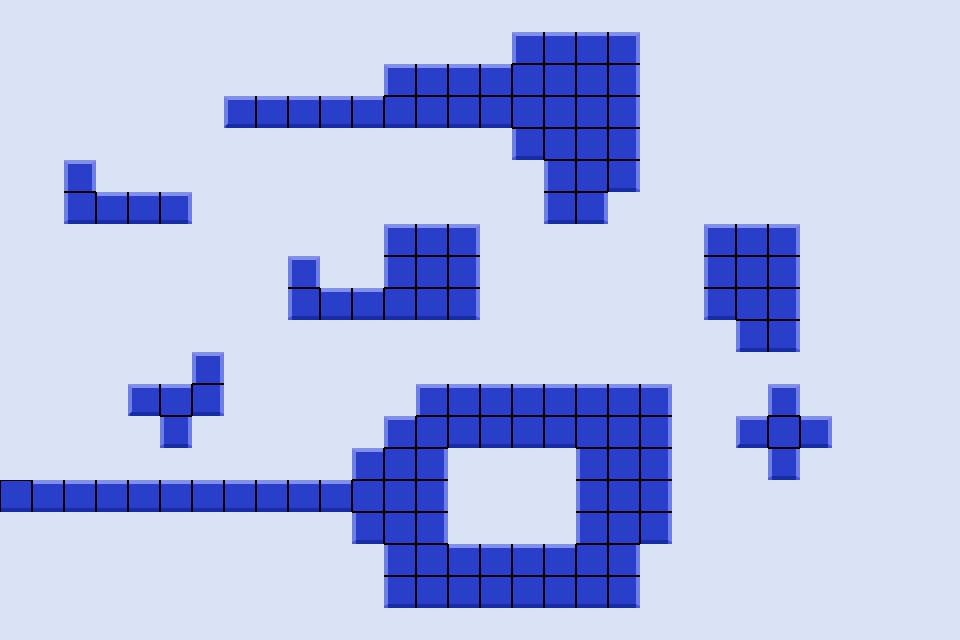

This game map was drawn from its Tiled (.tmx) file and the tilesets committed beside it. A one-line description and the full map source follow:
An orthogonal 30x20 tile map with 32x32 px tiles, 2 tile layers (prototype, terrain).

<map version="1.10" tiledversion="1.11.1" orientation="orthogonal" renderorder="right-down" width="30" height="20" tilewidth="32" tileheight="32" infinite="0" nextlayerid="13" nextobjectid="1">
 <tileset firstgid="1" source="blender.tsx" />
 <layer id="1" name="prototype" width="30" height="20">
  <data encoding="csv">
41,41,41,41,41,41,41,41,41,41,41,41,41,41,41,41,41,41,41,41,41,41,41,41,41,41,41,41,41,41,
41,41,41,41,41,41,41,41,41,41,41,41,41,41,41,41,37,37,37,37,41,41,41,41,41,41,41,41,41,41,
41,41,41,41,41,41,41,41,41,41,41,41,37,37,37,37,37,37,37,37,41,41,41,41,41,41,41,41,41,41,
41,41,41,41,41,41,41,37,37,37,37,37,37,37,37,37,37,37,37,37,41,41,41,41,41,41,41,41,41,41,
41,41,41,41,41,41,41,41,41,41,41,41,41,41,41,41,37,37,37,37,41,41,41,41,41,41,41,41,41,41,
41,41,37,41,41,41,41,41,41,41,41,41,41,41,41,41,41,37,37,37,41,41,41,41,41,41,41,41,41,41,
41,41,37,37,37,37,41,41,41,41,41,41,41,41,41,41,41,37,37,41,41,41,41,41,41,41,41,41,41,41,
41,41,41,41,41,41,41,41,41,41,41,41,37,37,37,41,41,41,41,41,41,41,37,37,37,41,41,41,41,41,
41,41,41,41,41,41,41,41,41,37,41,41,37,37,37,41,41,41,41,41,41,41,37,37,37,41,41,41,41,41,
41,41,41,41,41,41,41,41,41,37,37,37,37,37,37,41,41,41,41,41,41,41,37,37,37,41,41,41,41,41,
41,41,41,41,41,41,41,41,41,41,41,41,41,41,41,41,41,41,41,41,41,41,41,37,37,41,41,41,41,41,
41,41,41,41,41,41,37,41,41,41,41,41,41,41,41,41,41,41,41,41,41,41,41,41,41,41,41,41,41,41,
41,41,41,41,37,37,37,41,41,41,41,41,41,37,37,37,37,37,37,37,37,41,41,41,37,41,41,41,41,41,
41,41,41,41,41,37,41,41,41,41,41,41,37,37,37,37,37,37,37,37,37,41,41,37,37,37,41,41,41,41,
41,41,41,41,41,41,41,41,41,41,41,37,37,37,41,41,41,41,37,37,37,41,41,41,37,41,41,41,41,41,
37,37,37,37,37,37,37,37,37,37,37,37,37,37,41,41,41,41,37,37,37,41,41,41,41,41,41,41,41,41,
41,41,41,41,41,41,41,41,41,41,41,37,37,37,41,41,41,41,37,37,37,41,41,41,41,41,41,41,41,41,
41,41,41,41,41,41,41,41,41,41,41,41,37,37,37,37,37,37,37,37,41,41,41,41,41,41,41,41,41,41,
41,41,41,41,41,41,41,41,41,41,41,41,37,37,37,37,37,37,37,37,41,41,41,41,41,41,41,41,41,41,
41,41,41,41,41,41,41,41,41,41,41,41,41,41,41,41,41,41,41,41,41,41,41,41,41,41,41,41,41,41
</data>
 </layer>
 <layer id="12" name="terrain" width="30" height="20">
  <data encoding="csv">
0,0,0,0,0,0,0,0,0,0,0,0,0,0,0,0,0,0,0,0,0,0,0,0,0,0,0,0,0,0,
0,0,0,0,0,0,0,0,0,0,0,0,0,0,0,0,25,26,26,27,0,0,0,0,0,0,0,0,0,0,
0,0,0,0,0,0,0,0,0,0,0,0,25,26,26,26,37,37,37,38,0,0,0,0,0,0,0,0,0,0,
0,0,0,0,0,0,0,3,4,4,4,4,48,48,48,48,37,37,37,38,0,0,0,0,0,0,0,0,0,0,
0,0,0,0,0,0,0,0,0,0,0,0,0,0,0,0,47,37,37,38,0,0,0,0,0,0,0,0,0,0,
0,0,23,0,0,0,0,0,0,0,0,0,0,0,0,0,0,36,37,49,0,0,0,0,0,0,0,0,0,0,
0,0,47,4,4,5,0,0,0,0,0,0,0,0,0,0,0,47,49,0,0,0,0,0,0,0,0,0,0,0,
0,0,0,0,0,0,0,0,0,0,0,0,25,26,27,0,0,0,0,0,0,0,25,26,27,0,0,0,0,0,
0,0,0,0,0,0,0,0,0,23,0,0,36,37,38,0,0,0,0,0,0,0,36,37,38,0,0,0,0,0,
0,0,0,0,0,0,0,0,0,47,4,4,48,48,49,0,0,0,0,0,0,0,47,37,38,0,0,0,0,0,
0,0,0,0,0,0,0,0,0,0,0,0,0,0,0,0,0,0,0,0,0,0,0,47,49,0,0,0,0,0,
0,0,0,0,0,0,23,0,0,0,0,0,0,0,0,0,0,0,0,0,0,0,0,0,0,0,0,0,0,0,
0,0,0,0,3,26,49,0,0,0,0,0,0,25,26,26,26,26,26,26,27,0,0,0,23,0,0,0,0,0,
0,0,0,0,0,45,0,0,0,0,0,0,25,37,48,48,48,48,37,37,38,0,0,3,37,5,0,0,0,0,
0,0,0,0,0,0,0,0,0,0,0,25,37,38,0,0,0,0,36,37,38,0,0,0,45,0,0,0,0,0,
48,4,4,4,4,4,4,4,4,4,4,37,37,38,0,0,0,0,36,37,38,0,0,0,0,0,0,0,0,0,
0,0,0,0,0,0,0,0,0,0,0,47,37,38,0,0,0,0,36,37,49,0,0,0,0,0,0,0,0,0,
0,0,0,0,0,0,0,0,0,0,0,0,36,37,26,26,26,26,37,38,0,0,0,0,0,0,0,0,0,0,
0,0,0,0,0,0,0,0,0,0,0,0,47,48,48,48,48,48,48,49,0,0,0,0,0,0,0,0,0,0,
0,0,0,0,0,0,0,0,0,0,0,0,0,0,0,0,0,0,0,0,0,0,0,0,0,0,0,0,0,0
</data>
 </layer>
</map>
